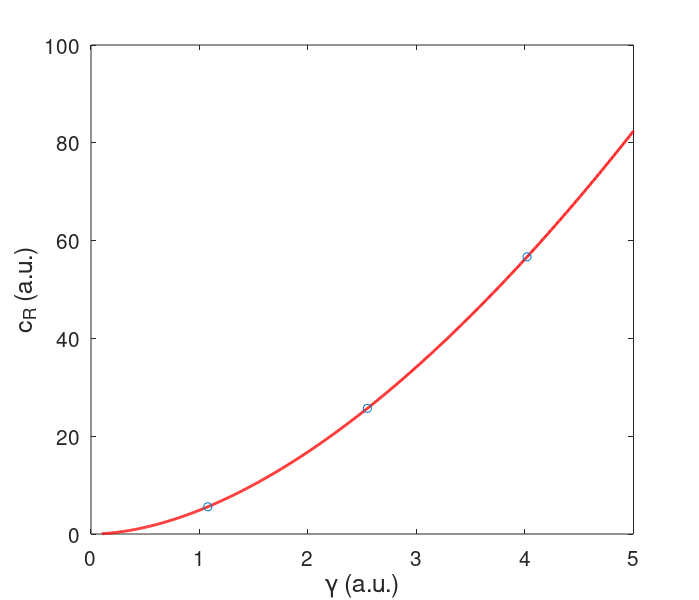
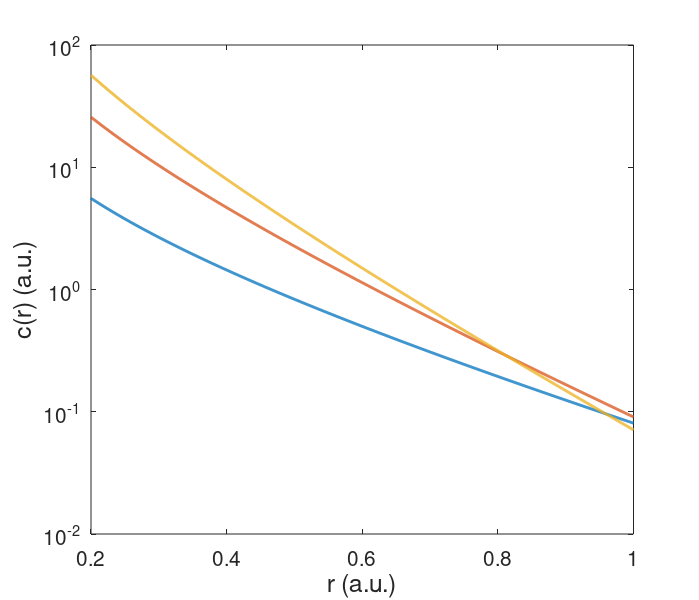

The MATLAB source for these figures, in order:
% Compare the stationary state diffusion solution for changes in degradation.
% This evaluates if the form of the function is changed by a change in
% gamma.
clear variables
close all

% Parameters of the run
R = 0.2; % radius of cell
eta = 2; % secretion rate
D = 0.1; % diffusion constant
i = [200, 500, 800]; % index of the gamma to plot as points and analysed
gamma = linspace(0.1, 5, 1000); % parameters of gamma to test
lambda = sqrt(D./gamma); % diffusion length
cR = eta* gamma/4/pi/R./lambda./(lambda + R); % Constant to calculate secretion function

h1 = figure(1);
% plot the constant vs gamma
plot(gamma, cR, 'r', 'LineWidth', 2)
hold on
% Plot the scatter points
scatter(gamma(i), cR(i), 'bx')
hold off
% Set fonts and labels
set(gca, 'FontSize', 15)
ylabel('c_R (a.u.)', 'FontSize', 18)
xlabel('\gamma (a.u.)', 'FontSize', 18)

% Save figure as pdf
set(h1,'Units','Inches');
set(h1, 'Position', [0 0 7 6 ])
pos = get(h1,'Position');
set(h1,'PaperPositionMode','Auto','PaperUnits','Inches','PaperSize',[pos(3), pos(4)])
fig_file = fullfile(pwd, 'figures', 'cR_gamma'); % filename
print(h1, fig_file,'-dpdf','-r0')

% For each scatter, plot the form of the function in distance
r = linspace(R, 5*R, 1000);
% Plot the function shape
h2 = figure(2);
for k = 1:numel(i)
    out(k,:) = cR(i(k))*R*exp((R-r)/lambda(i(k)))./r;
end    
plot(r, out, 'LineWidth', 2)
% Set scales and labels
set(gca, 'yscale', 'log', 'FontSize', 15)
ylabel('c(r) (a.u.)', 'FontSize', 18)
xlabel('r (a.u.)', 'FontSize', 18)

% Save as pdf
set(h2,'Units','Inches');
set(h2, 'Position', [0 0 7 6 ])
pos = get(h2,'Position');
set(h2,'PaperPositionMode','Auto','PaperUnits','Inches','PaperSize',[pos(3), pos(4)])
fig_file = fullfile(pwd, 'figures', 'cR_gamma_cofr'); % filename
print(h2, fig_file,'-dpdf','-r0')
